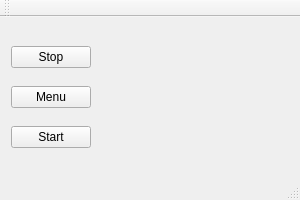
<?xml version="1.0" encoding="UTF-8"?>
<ui version="4.0">
 <class>MainWindow</class>
 <widget class="QMainWindow" name="MainWindow">
  <property name="geometry">
   <rect>
    <x>0</x>
    <y>0</y>
    <width>300</width>
    <height>200</height>
   </rect>
  </property>
  <property name="contextMenuPolicy">
   <enum>Qt::DefaultContextMenu</enum>
  </property>
  <property name="acceptDrops">
   <bool>false</bool>
  </property>
  <property name="windowTitle">
   <string>MainWindow</string>
  </property>
  <property name="animated">
   <bool>true</bool>
  </property>
  <property name="documentMode">
   <bool>false</bool>
  </property>
  <property name="tabShape">
   <enum>QTabWidget::Rounded</enum>
  </property>
  <property name="dockNestingEnabled">
   <bool>false</bool>
  </property>
  <property name="unifiedTitleAndToolBarOnMac">
   <bool>false</bool>
  </property>
  <widget class="QWidget" name="centralWidget">
   <layout class="QHBoxLayout" name="horizontalLayout_3">
    <item>
     <layout class="QVBoxLayout" name="verticalLayout_4">
      <property name="spacing">
       <number>0</number>
      </property>
      <item>
       <widget class="QPushButton" name="stop_btn">
        <property name="text">
         <string>Stop</string>
        </property>
       </widget>
      </item>
      <item>
       <widget class="QPushButton" name="menu_btn">
        <property name="text">
         <string>Menu</string>
        </property>
       </widget>
      </item>
      <item>
       <widget class="QPushButton" name="start_btn">
        <property name="enabled">
         <bool>true</bool>
        </property>
        <property name="text">
         <string>Start</string>
        </property>
       </widget>
      </item>
     </layout>
    </item>
    <item>
     <layout class="QHBoxLayout" name="horizontalLayout_2">
      <item>
       <widget class="videopane" name="videoPane" native="true">
        <property name="sizePolicy">
         <sizepolicy hsizetype="MinimumExpanding" vsizetype="MinimumExpanding">
          <horstretch>0</horstretch>
          <verstretch>0</verstretch>
         </sizepolicy>
        </property>
        <property name="palette">
         <palette>
          <active>
           <colorrole role="Base">
            <brush brushstyle="SolidPattern">
             <color alpha="255">
              <red>255</red>
              <green>255</green>
              <blue>255</blue>
             </color>
            </brush>
           </colorrole>
           <colorrole role="Window">
            <brush brushstyle="SolidPattern">
             <color alpha="255">
              <red>0</red>
              <green>0</green>
              <blue>127</blue>
             </color>
            </brush>
           </colorrole>
          </active>
          <inactive>
           <colorrole role="Base">
            <brush brushstyle="SolidPattern">
             <color alpha="255">
              <red>255</red>
              <green>255</green>
              <blue>255</blue>
             </color>
            </brush>
           </colorrole>
           <colorrole role="Window">
            <brush brushstyle="SolidPattern">
             <color alpha="255">
              <red>0</red>
              <green>0</green>
              <blue>127</blue>
             </color>
            </brush>
           </colorrole>
          </inactive>
          <disabled>
           <colorrole role="Base">
            <brush brushstyle="SolidPattern">
             <color alpha="255">
              <red>0</red>
              <green>0</green>
              <blue>127</blue>
             </color>
            </brush>
           </colorrole>
           <colorrole role="Window">
            <brush brushstyle="SolidPattern">
             <color alpha="255">
              <red>0</red>
              <green>0</green>
              <blue>127</blue>
             </color>
            </brush>
           </colorrole>
          </disabled>
         </palette>
        </property>
       </widget>
      </item>
     </layout>
    </item>
   </layout>
  </widget>
  <widget class="QToolBar" name="mainToolBar">
   <attribute name="toolBarArea">
    <enum>TopToolBarArea</enum>
   </attribute>
   <attribute name="toolBarBreak">
    <bool>false</bool>
   </attribute>
  </widget>
  <widget class="QStatusBar" name="statusBar"/>
 </widget>
 <layoutdefault spacing="6" margin="11"/>
 <customwidgets>
  <customwidget>
   <class>videopane</class>
   <extends>QWidget</extends>
   <header>videopane.h</header>
   <container>1</container>
  </customwidget>
 </customwidgets>
 <resources/>
 <connections/>
</ui>
